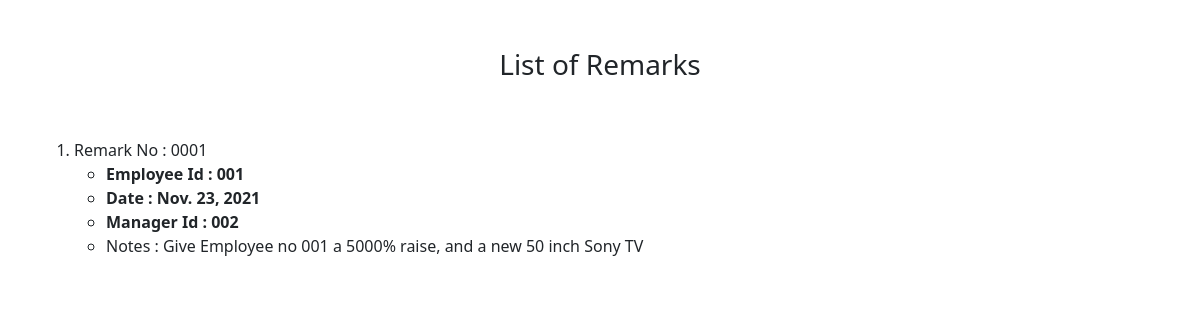
Page /dispremk on the earlier database version.
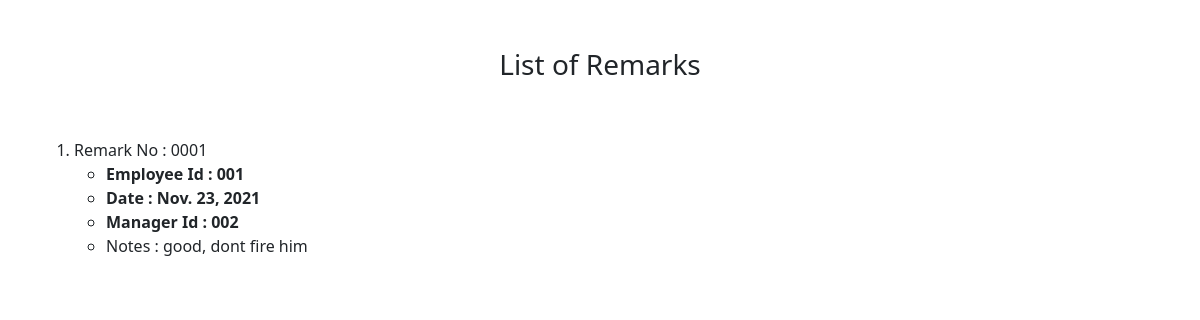
Same page on the later database version.
### users/models.py (models this page shows)
class myuser(models.Model):
    Username = models.CharField(max_length=15)
    Name = models.CharField(max_length=25)
    Email = models.EmailField(max_length=100)
    Password = models.CharField(max_length=15)
    Age = models.CharField(max_length=2)
    Designation = models.CharField(max_length=15)
    Role = models.CharField(max_length=15)
    EmployeeNo = models.CharField(max_length=15)

class remarks(myuser):
    remk_no = models.CharField(max_length=6)
    remk_text = models.CharField(max_length=300)
    date_of_remk = models.DateField()
    magr_id = models.CharField(max_length=15)

class myuser(models.Model):
    Username = models.CharField(max_length=15)
    Name = models.CharField(max_length=25)
    Email = models.EmailField(max_length=100)
    Password = models.CharField(max_length=15)
    Age = models.CharField(max_length=2)
    Designation = models.CharField(max_length=15)
    Role = models.CharField(max_length=15)
    EmployeeNo = models.CharField(max_length=15)

### users/views.py (the view)
# urls.py: path("dispremk", views.disp_remk, name="disp_remk"),
@csrf_exempt
def disp_remk(request):
    remks=[]
    qs = remarks.objects.all()
    for i in qs:
        remks.append(i)
    return render(request, 'DispRemk.html', {'remks':remks})

### users/templates/DispRemk.html (shortened to what this page needs)
<!doctype html>
<html lang="en">
  <head>
    <link href="https://cdn.jsdelivr.net/npm/bootstrap@5.1.2/dist/css/bootstrap.min.css" rel="stylesheet">
  </head>
  <body class="container-fluid">
    <br><br>
    <center><h3> List of Remarks </h3></center>
    <br><br>
    <div class="container-sm">
    <ol>
      {% for i in remks %}
      <li>
        Remark No : {{ i.remk_no }}
        <ul>
          <strong><li>Employee Id : {{ i.EmployeeNo }}</li></strong>
          <strong><li>Date : {{ i.date_of_remk }}</li></strong>
          <strong><li>Manager Id : {{ i.magr_id }}</li></strong>
          <li>Notes : {{ i.remk_text }}</li>
        </ul>
      </li>
      <br>
      {% endfor %}
    </ol>
    </div>
  </body>
</html>

Differences in the rows shown:
removed remarks: remk_no "0001", EmployeeNo "001", date_of_remk "Nov. 23, 2021", magr_id "002", remk_text "Give Employee no 001 a 5000% raise, and a new 50 inch Sony TV"
added remarks: remk_no "0001", EmployeeNo "001", date_of_remk "Nov. 23, 2021", magr_id "002", remk_text "good, dont fire him"
